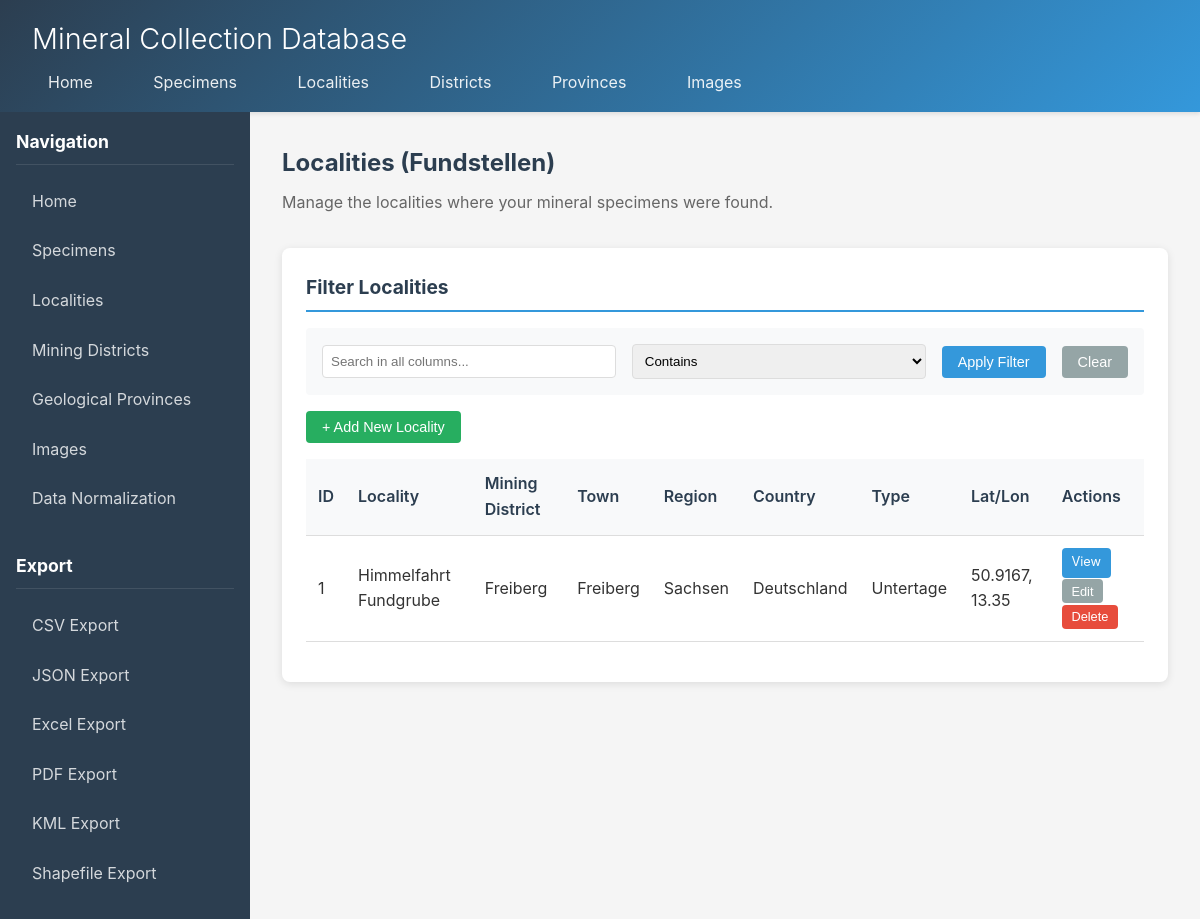
The page /fundstellen on the database its author committed.
### tables this page shows
CREATE TABLE fundstellen (
        fsid INTEGER PRIMARY KEY AUTOINCREMENT,
        fundstelle TEXT NOT NULL,
        bergbaurevier TEXT,
        ortschaft TEXT,
        region TEXT,
        land TEXT,
        geologische_provinz TEXT,
        typ TEXT,
        kommentar TEXT,
        lat REAL,
        lon REAL
    );

### app.py (the view)
@app.route('/fundstellen')
def fundstellen_page():
    conn = get_db()
    cursor = conn.cursor()
    filter_text = request.args.get('filter', '')
    match_mode = request.args.get('match_mode', 'contains')
    columns = ['fsid', 'fundstelle', 'bergbaurevier', 'ortschaft', 'region', 'land', 'geologische_provinz', 'typ', 'kommentar', 'lat', 'lon']
    where_clause, params = build_filter_clause(columns, filter_text, match_mode)
    cursor.execute(f"SELECT * FROM fundstellen {where_clause} ORDER BY fundstelle", params)
    fundstellen = [dict(row) for row in cursor.fetchall()]
    conn.close()
    return render_template('fundstellen.html', fundstellen=fundstellen, filter_text=filter_text, match_mode=match_mode)

### app.py (called while the page is built, shortened)
def get_db():
    conn = sqlite3.connect(DB_PATH)
    conn.row_factory = sqlite3.Row
    conn.execute("PRAGMA foreign_keys = ON")
    return conn

def build_filter_clause(columns, filter_text, match_mode='contains'):
    if not filter_text:
        return '', []

### templates/fundstellen.html (shortened to what this page needs)
{% extends "base.html" %}
{% block content %}
<div class="content-header">
    <h2>Localities (Fundstellen)</h2>
    <p>Manage the localities where your mineral specimens were found.</p>
</div>
<div class="card">
    <h3>Filter Localities</h3>
    <div class="filter-bar">
        <input type="text" id="filter-input" placeholder="Search in all columns..." value="{{ filter_text }}">
        <select id="match-mode">
            <option value="contains" {% if match_mode == 'contains' %}selected{% endif %}>Contains</option>
        </select>
        <button class="btn" onclick="applyFilter()">Apply Filter</button>
        <button class="btn btn-secondary" onclick="clearFilter()">Clear</button>
    </div>
    <div style="margin-bottom: 1rem;">
        <button class="btn btn-success" onclick="openCreateModal()">+ Add New Locality</button>
    </div>
    <div class="table-container">
        <table>
            <thead>
                <tr>
                    <th>ID</th>
                    <th>Locality</th>
                    <th>Mining District</th>
                    <th>Town</th>
                    <th>Region</th>
                    <th>Country</th>
                    <th>Type</th>
                    <th>Lat/Lon</th>
                    <th>Actions</th>
                </tr>
            </thead>
            <tbody>
                {% for fs in fundstellen %}
                <tr>
                    <td>{{ fs.fsid }}</td>
                    <td>{{ fs.fundstelle or '-' }}</td>
                    <td>{{ fs.bergbaurevier or '-' }}</td>
                    <td>{{ fs.ortschaft or '-' }}</td>
                    <td>{{ fs.region or '-' }}</td>
                    <td>{{ fs.land or '-' }}</td>
                    <td>{{ fs.typ or '-' }}</td>
                    <td>
                        {% if fs.lat and fs.lon %}
                        {{ fs.lat }}, {{ fs.lon }}
                        {% else %}
                        -
                        {% endif %}
                    </td>
                    <td>
                        <a href="/fundstellen_view/{{ fs.fsid }}" class="btn btn-sm">View</a>
                        <button class="btn btn-sm btn-secondary" onclick="openEditModal({{ fs.fsid }})">Edit</button>
                        <button class="btn btn-sm btn-danger" onclick="confirmDelete('Are you sure you want to delete this locality?', function() { deleteFundstelle({{ fs.fsid }}) })">Delete</button>
                    </td>
                </tr>
                {% endfor %}
            </tbody>
        </table>
    </div>
</div>
{% endblock %}

### templates/base.html (style rules this page uses)
* { margin: 0; padding: 0; box-sizing: border-box; }
body { font-family: -apple-system, BlinkMacSystemFont, 'Segoe UI', Roboto, Oxygen, Ubuntu, Cantarell, sans-serif; background-color: #f5f5f5; color: #333; line-height: 1.6; }
.content-header { margin-bottom: 2rem; }
.content-header h2 { font-size: 1.5rem; color: #2c3e50; margin-bottom: 0.5rem; }
.content-header p { color: #666; }
.card { background: white; border-radius: 8px; box-shadow: 0 2px 8px rgba(0,0,0,0.1); padding: 1.5rem; margin-bottom: 2rem; }
.card h3 { font-size: 1.2rem; color: #2c3e50; margin-bottom: 1rem; padding-bottom: 0.5rem; border-bottom: 2px solid #3498db; }
.btn { display: inline-block; padding: 0.5rem 1rem; background: #3498db; color: white; border: none; border-radius: 4px; cursor: pointer; text-decoration: none; font-size: 0.9rem; transition: all 0.3s ease; }
.btn-secondary { background: #95a5a6; }
.btn-danger { background: #e74c3c; }
.btn-success { background: #27ae60; }
.btn-sm { padding: 0.3rem 0.6rem; font-size: 0.8rem; }
.table-container { overflow-x: auto; }
table { width: 100%; border-collapse: collapse; margin-bottom: 1rem; }
th, td { padding: 0.75rem; text-align: left; border-bottom: 1px solid #ddd; }
th { background: #f8f9fa; font-weight: 600; color: #2c3e50; position: sticky; top: 0; }
.filter-bar { background: #f8f9fa; padding: 1rem; border-radius: 4px; margin-bottom: 1rem; display: flex; gap: 1rem; align-items: center; }
.filter-bar input, .filter-bar select { flex: 1; padding: 0.5rem; border: 1px solid #ddd; border-radius: 4px; }

### rows shown on the page
fundstellen: fsid "1", fundstelle "Himmelfahrt Fundgrube", bergbaurevier "Freiberg", ortschaft "Freiberg", region "Sachsen", land "Deutschland", typ "Untertage", lat "50.9167", lon "13.35"
